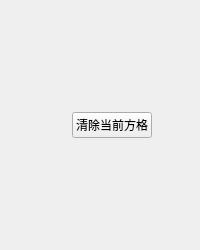
<?xml version="1.0" encoding="UTF-8"?>
<ui version="4.0">
 <class>Form</class>
 <widget class="QWidget" name="Form">
  <property name="geometry">
   <rect>
    <x>0</x>
    <y>0</y>
    <width>200</width>
    <height>250</height>
   </rect>
  </property>
  <property name="minimumSize">
   <size>
    <width>200</width>
    <height>250</height>
   </size>
  </property>
  <property name="maximumSize">
   <size>
    <width>200</width>
    <height>250</height>
   </size>
  </property>
  <property name="windowTitle">
   <string>Form</string>
  </property>
  <layout class="QVBoxLayout" name="verticalLayout">
   <item>
    <layout class="QGridLayout" name="gridLayout"/>
   </item>
   <item>
    <widget class="QWidget" name="widget" native="true">
     <property name="minimumSize">
      <size>
       <width>200</width>
       <height>50</height>
      </size>
     </property>
     <property name="maximumSize">
      <size>
       <width>200</width>
       <height>50</height>
      </size>
     </property>
     <layout class="QHBoxLayout" name="horizontalLayout">
      <item>
       <spacer name="horizontalSpacer">
        <property name="orientation">
         <enum>Qt::Horizontal</enum>
        </property>
        <property name="sizeHint" stdset="0">
         <size>
          <width>40</width>
          <height>20</height>
         </size>
        </property>
       </spacer>
      </item>
      <item>
       <widget class="QPushButton" name="btn_clear">
        <property name="text">
         <string>清除当前方格</string>
        </property>
       </widget>
      </item>
      <item>
       <spacer name="horizontalSpacer_2">
        <property name="orientation">
         <enum>Qt::Horizontal</enum>
        </property>
        <property name="sizeType">
         <enum>QSizePolicy::Fixed</enum>
        </property>
        <property name="sizeHint" stdset="0">
         <size>
          <width>50</width>
          <height>20</height>
         </size>
        </property>
       </spacer>
      </item>
     </layout>
    </widget>
   </item>
  </layout>
 </widget>
 <resources/>
 <connections/>
</ui>
